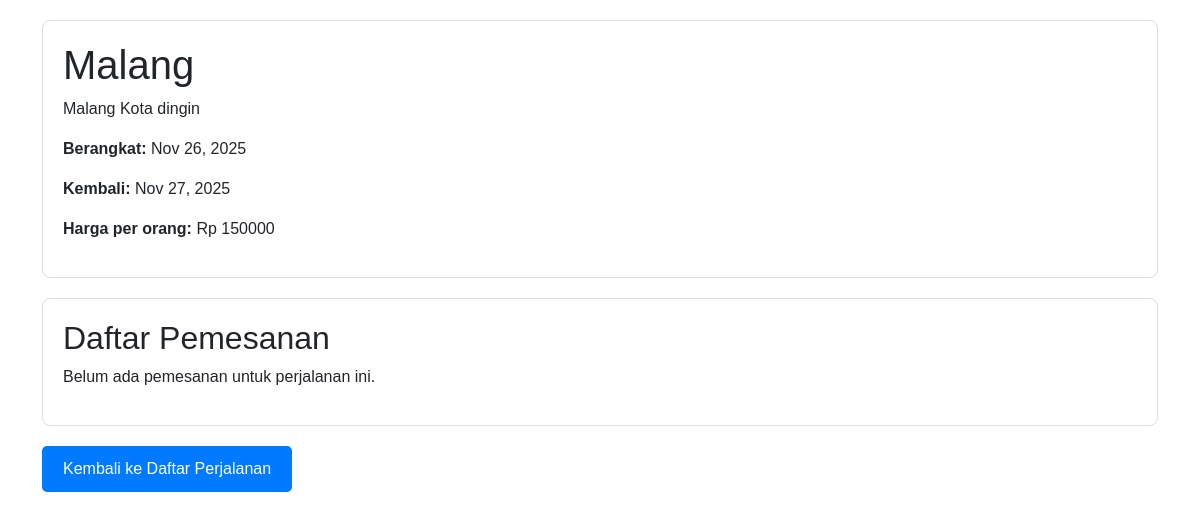
The page /travel/detail/1/ on the database as committed earlier.
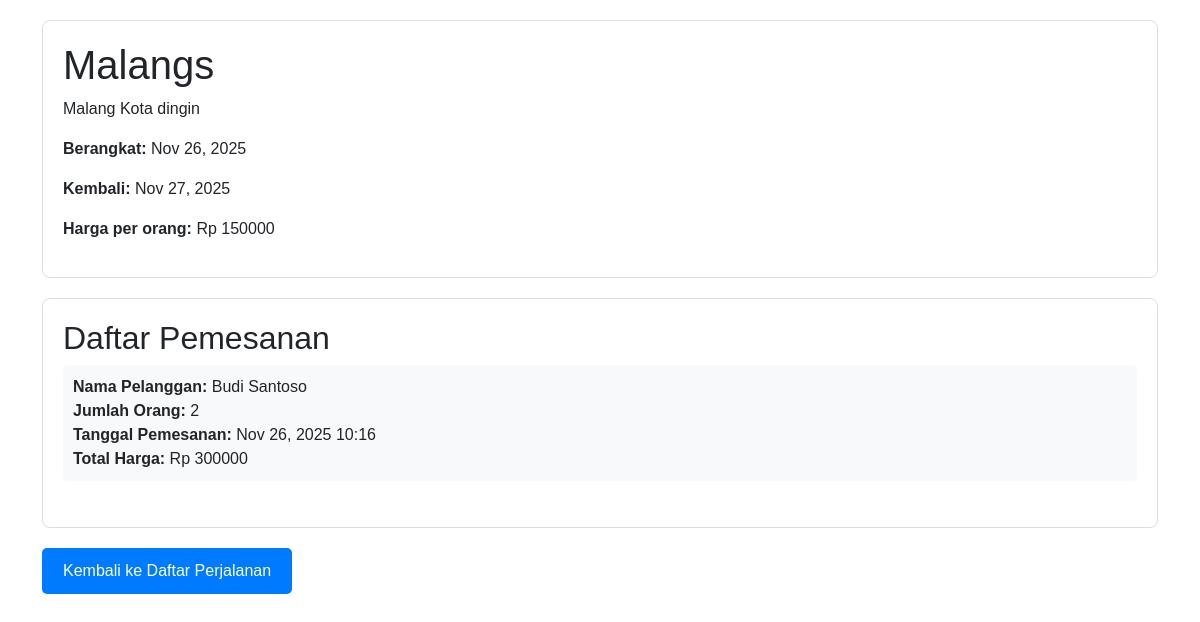
The same page on the database as committed later.
### travel/models.py (models this page shows, shortened)
class Perjalanan(models.Model):
    tujuan = models.CharField(max_length=100)
    deskripsi = models.TextField()
    tgl_berangkat = models.DateField()
    tgl_kembali = models.DateField()
    harga = models.DecimalField(max_digits=10, decimal_places=0) # Harga per orang

class Pemesanan(models.Model):
    perjalanan = models.ForeignKey(Perjalanan, on_delete=models.CASCADE, related_name='pemesanan')
    nama_pelanggan = models.CharField(max_length=100)
    jumlah_orang = models.IntegerField()
    tgl_pemesanan = models.DateTimeField(auto_now_add=True)
    total_harga = models.DecimalField(max_digits=10, decimal_places=0, default=0)

### travel/views.py (the view)
# urls.py: path('detail/<int:pk>/', views.trip_detail, name='trip_detail')
def trip_detail(request, pk):
    perjalanan = get_object_or_404(Perjalanan, pk=pk)
    pemesanan_list = perjalanan.pemesanan.all()  # Ini yang membuat data muncul
    context = {
        'perjalanan': perjalanan,
        'pemesanan_list': pemesanan_list  # Kirim ke template
    }
    return render(request, 'travel/trip_detail.html', context)

### travel/templates/travel/trip_detail.html (shortened to what this page needs)
<!DOCTYPE html>
<html lang="en">
<head>
    <link href="https://cdn.jsdelivr.net/npm/bootstrap@5.3.0/dist/css/bootstrap.min.css" rel="stylesheet">
</head>
<body>
    <div class="container">
        <div class="card">
            <h1>{{ perjalanan.tujuan }}</h1>
            <p>{{ perjalanan.deskripsi }}</p>
            <p><strong>Berangkat:</strong> {{ perjalanan.tgl_berangkat|date:"M d, Y" }}</p>
            <p><strong>Kembali:</strong> {{ perjalanan.tgl_kembali|date:"M d, Y" }}</p>
            <p><strong>Harga per orang:</strong> Rp {{ perjalanan.harga|floatformat:0 }}</p>
        </div>
        <div class="card">
            <h2>Daftar Pemesanan</h2>
            {% if pemesanan_list %}
                <ul>
                    {% for pemesanan in pemesanan_list %}
                        <li>
                            <strong>Nama Pelanggan:</strong> {{ pemesanan.nama_pelanggan }}<br>
                            <strong>Jumlah Orang:</strong> {{ pemesanan.jumlah_orang }}<br>
                            <strong>Tanggal Pemesanan:</strong> {{ pemesanan.tgl_pemesanan|date:"M d, Y H:i" }}<br>
                            <strong>Total Harga:</strong> Rp {{ pemesanan.total_harga|floatformat:0 }}<br>
                        </li>
                    {% endfor %}
                </ul>
            {% else %}
                <p>Belum ada pemesanan untuk perjalanan ini.</p>
            {% endif %}
        </div>
        <a href="{% url 'daftar_perjalanan' %}" class="btn">Kembali ke Daftar Perjalanan</a>
    </div>
</body>
</html>

Rows that differ between the two databases and show on the page:
changed Perjalanan "Malang Kota dingin": tujuan "Malang" → "Malangs"
added Pemesanan: nama_pelanggan "Budi Santoso", jumlah_orang "2", tgl_pemesanan "Nov 26, 2025 10:16", total_harga "300000"
Other text that changed with them:
text no longer shown: "Belum ada pemesanan untuk perjalanan ini."
